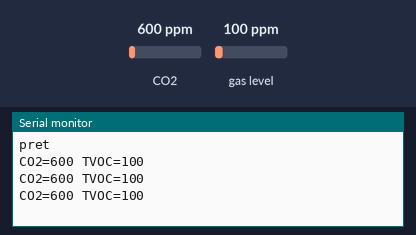
The sketch below on a simulated Arduino Uno, built with avr-gcc and run on an emulated ATmega328P. Shown: the last lines printed to the serial monitor. Inputs (shaded band) come from the test bench; at power-on: CO2 600 ppm, gas level 100 ppm.

Above: at 1.3 s.
1.4 s: CO2 set to 452 ppm
At 1.9 s:
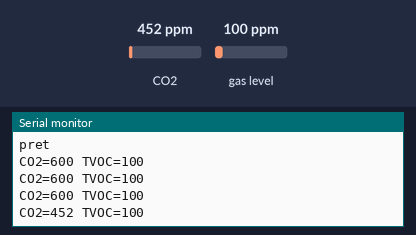
2.9 s: gas level set to 20 ppm
At 3.4 s:
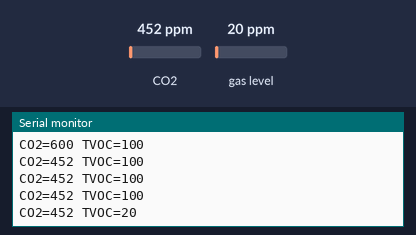
4.4 s: CO2 set to 1050 ppm
At 4.9 s:
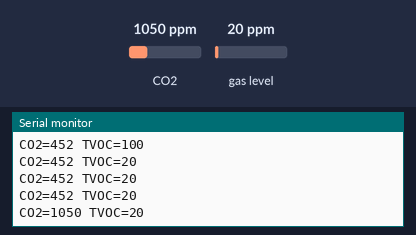
Timing chart, 0 to 7.4 s (numbered marks = the images above; inputs shaded):
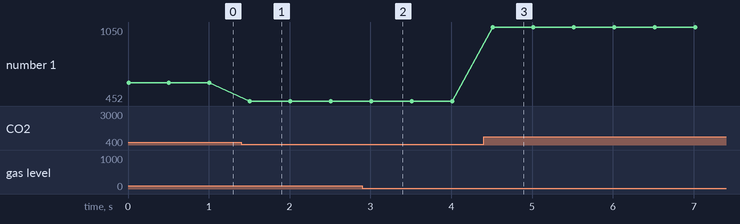

The sketch:

ccs811_adafruit.ino
```cpp
// module: {"type":"ccs811","addr":[90],"levels":{"WAKE":0},"data":{"eco2":1250,"tvoc":128}}
// expect: pret
// expect: CO2=1250 TVOC=128
// not-expect: ERREUR
// run-ms: 2600
// Qualité de l'air CCS811 (module CJMCU-811, WAKE à la masse) avec la bibliothèque d'Adafruit : remise à zéro
// logicielle, identifiant 0x81, démarrage du micrologiciel (APP_START), mode 1 (une mesure par seconde).
#include "Adafruit_CCS811.h"
Adafruit_CCS811 ccs;
void setup() {
  Serial.begin(9600);
  if (!ccs.begin()) { Serial.println("CCS811 absent"); while (1); }
  while (!ccs.available());
  Serial.println("pret");
}
void loop() {
  if (ccs.available()) {
    if (!ccs.readData()) { Serial.print("CO2="); Serial.print(ccs.geteCO2()); Serial.print(" TVOC="); Serial.println(ccs.getTVOC()); }
    else Serial.println("ERREUR");
  }
  delay(500);
}
```

Measured:
- after the input at 1.4 s, the serial monitor: prints a new line after 0.11 s (image 1)
- after the input at 2.9 s, the serial monitor: prints a new line after 0.11 s (image 2)
- after the input at 4.4 s, the serial monitor: prints a new line after 0.11 s (image 3)
- plotted number 1: 600 → 452 after the input at 1.4 s, 452 → 1050 after the input at 4.4 s
